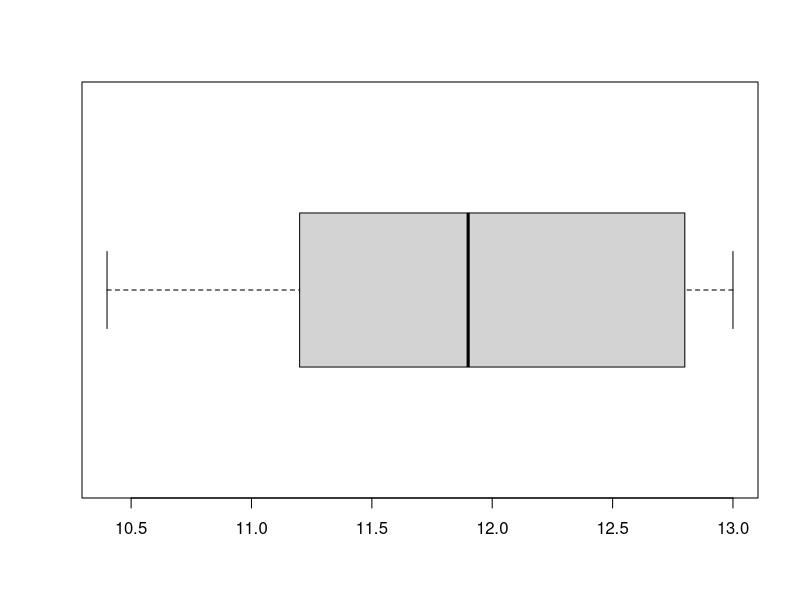
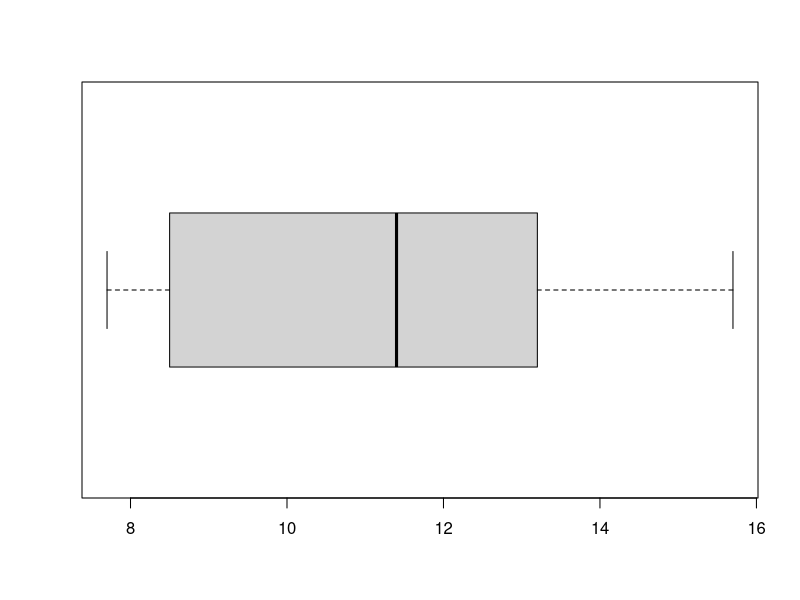

Here is the R script that generated these plots, in order:
I12<-c(12.8, 12.9, 11.4, 11.2, 12.1, 11.2, 11.7, 12.5, 10.4, 13.0)
I14<-c(12.6, 15.7, 13.2, 8.5, 10.5, 7.7, 12.3, 8.2, 9.6, 13.2)
boxplot(I12, horizontal = T)
boxplot(I14, horizontal = T)
summary(I14)
